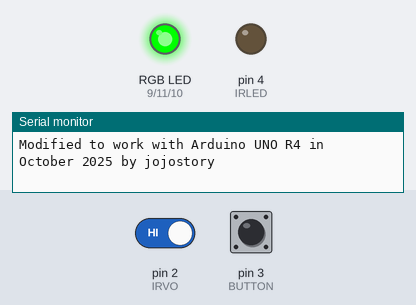
Simulated run of this sketch. Board: SparkFun Pro Micro, built with avr-gcc and run on an emulated ATmega32U4. On the bench: an RGB LED mixed from three pins (HIGH = lit), output pins drawn as LEDs (lit = HIGH), the last lines printed to the serial monitor. Dashed ring = blinking. The test bench sets the inputs (shaded band); at power-on: pin 3 (BUTTON) HIGH, pin 2 (IRVO) HIGH. Random numbers use the default seed unless the sketch sets one.

Above: at 1.2 s.
1.3 s: pin 3 (BUTTON) pulled LOW for 0.15 s
At 2.41 s:
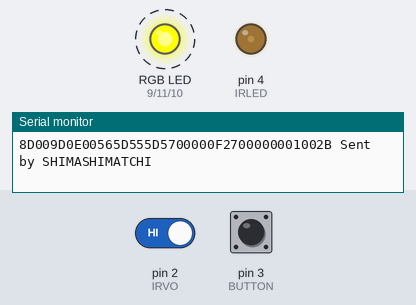
4.3 s: pin 3 (BUTTON) pulled LOW for 3.2 s
At 6.9 s:
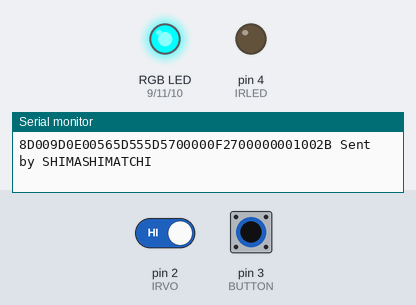
9.0 s: pin 2 (IRVO) driven LOW
12.0 s: pin 3 (BUTTON) pulled LOW for 1 s
At 13.55 s:
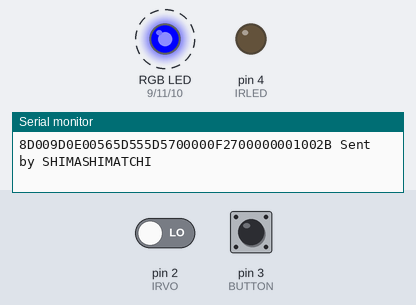
Timing chart, 0 to 16.0 s (numbered marks = the images above; inputs shaded):
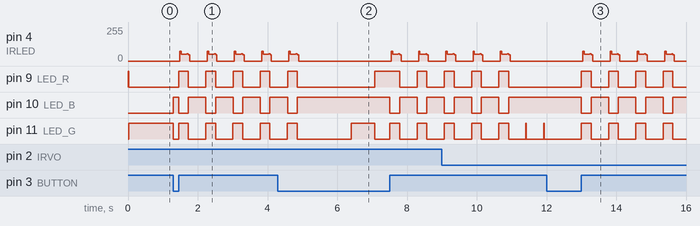

The sketch:

connectbuddy.ino
```cpp
/* TMGC+C Tamagotchi Plus color Connect buddy v1.04 August 2017 by Mr.Blinky
 *
 *  v1.00 first public release
 *  v1.01 added serial monitor suport
 *  v1.02 added RGB LED with common annode support
 *  v1.03 added P's support
 *  v1.04 added Arduino Pro Micro support
 *
 *  Functionality
 *  -------------
 *
 *  After powering up the RGB LED will turn green and waits for an IR
 *  connection attempt or a button press.
 *
 *  When an IR connection is initiated on the TMGC+C the connect buddy
 *  responds by sending the 1000 points data frame.
 *
 *  When the button is pressed on the connect buddy the RGB LED turns blue
 *  indicating play mode and waits for the button to be released.
 *  However if the button is hold down longer then half a second, marry mode
 *  becomes active and the RGB LED will alternately flash cyan and purple.
 *  to allow you to choose the gender of the next generation tamagotchi.
 *  Releasing the button on cyan will give you a boy and releasing on purple
 *  will give you a girl.
 *
 *  After releasing the button in any mode, data is send to the TMGC+C and
 *  the RGB LED changes color as following:
 *
 *  -Yellow when a data frame is send by the Arduino.
 *  -Blue when the Arduino is waiting to receive a data frame.
 *  -Cyan when the Arduino is receiving a data frame
 *
 * Each time you use the button mode the connect buddy identifies it self as
 * a different friend (1 out of 14) to help you fill your notebook with friends.
 *
 * Note:
 * When you try to marry a non adult tamagotchi. your tamagotchi will shake
 * his/her head and the connect buddy will briefly flash red to indicate the
 * mariage was unsuccessful.
 * You can still marry off your non adult tamagotchi by connecting a second time.
 *
 * Hardware setup using Arduino UNO (R3)
 * -------------------------------------
 *
 *   ______|
 *  /     A|____/\/\/\_____Digital pin 4 Active High
 * (       | (1K resistor)
 *  \_____C|_______________GND
 *   IR LED
 *
 *   Emits infrared light when pin is HIGH. Used to send
 *   data pulses to Tamagotchi.
 *     ____
 *    |    |
 *   _| OUT|_____Digital pin 2 Active Low
 *  / |    |
 * (  | GND|_____GND
 *  \_|    |
 *    | VSS|_____VCC
 *    |____|
 * 38KHz IR RECEIVER (TSOP4838 or other generic one)
 *
 * Receives infrared ligth pulses from the tamagotchi and decodes
 * them to logic LOW level. When there are no pulses detected the
 * output will remain HIGH
 *
 *   __________
 * _|   ____   |___ digital pin 3 active low
 *  |  /    \  |
 *  | |      | |
 *__|  \____/  |___ GND
 *  |__________|
 *  PUSH BUTTON (6x6mm tactile push button)
 *
 * used to send play and marry commands to the tamagotchi.
 * when the button is pressed it's output will be LOW. When the
 * button is released the connection is open and it is read HIGH
 * thanks to the pull-up feature of the input pins.
 *
 *   ______|
 *  /     R|____/\/\/\_____     Digital pin 9 Active High
 * |      C|____________________GND
 * |      G|____/\/\/\_______   Digital pin 11 Active High
 *  \_____B|____/\/\/\_____     Digital pin 10 Active High
 *         | (1K resistors)
 *  RGB LED (5mm, diffused, 4 pin, common cathode)
 *
 ******************************************************************
 * Start of code
 ******************************************************************/

//pins and ports
#define IRVO       2
#define IRLED      4

#define BUTTON     3

#define LED_G      11
#define LED_B      10
#define LED_R      9

//timeout thresholds
#define TH_TIMEOUT  3000
#define TH_STARTBIT 2000
#define TH_1BIT     1000
#define TH_0BIT      500

//button values
#define BM_PLAY       0
#define BM_MARRY_BOY  1
#define BM_MARRY_GIRL 2

// frame format:
#define FRAME_LEN  20
#define FD_VERSION 0x00
#define FD_TYPE    0x01
#define FD_UID_LO  0x02
#define FD_TAMAID  0x03
#define FD_UID_HI  0x04
#define FD_NAME    0x05
#define FD_NAME1   0x05
#define FD_NAME2   0x06
#define FD_NAME3   0x07
#define FD_NAME4   0x08
#define FD_NAME5   0x09
#define FD_HAPPY   0x0A
#define FD_DATA    0x0B
#define FD_CSUM    0x13

//frame types
#define FT_CONNECT 0x00
#define FT_PLAY    0x02
#define FT_MARRY   0x06
#define FT_POINTS  0x70
#define FT_CANCEL  0xFC

//tama data
#define MALE   0
#define FEMALE 1
#define BABY   1
#define CHILD  2
#define TEEN   3
#define ADULT  4
#define OLDIE  5

typedef struct {
  byte   gender;
  byte   stage;
  String name;
} tamaData;

#define MAX_TAMAS 31
const tamaData tamaDataTable[MAX_TAMAS] = {
  //  TamaID   Gender  Stage  Name
  { /* 0x00 */ MALE  , BABY , "KINOTCHI"               },
  { /* 0x01 */ FEMALE, BABY , "NOKOTCHI"               },
  { /* 0x02 */ MALE  , CHILD, "KURIBOTCHI"             },
  { /* 0x03 */ MALE  , CHILD, "AHIRUKUTCHI"            },
  { /* 0x04 */ FEMALE, CHILD, "SAKURAMOTCHI"           },
  { /* 0x05 */ FEMALE, CHILD, "MEMEPETCHI"             },
  { /* 0x06 */ MALE  , TEEN , "YOUNGMAMETCHI"          },
  { /* 0x07 */ MALE  , TEEN , "KIKITCHI"               },
  { /* 0x08 */ FEMALE, TEEN , "CHAMAMETCHI"            },
  { /* 0x09 */ FEMALE, TEEN , "ICHIGOTCHI"             },
  { /* 0x0A */ MALE  , ADULT, "MAMETCHI"               },
  { /* 0x0B */ MALE  , ADULT, "KUCHIPATCHI"            },
  { /* 0x0C */ MALE  , ADULT, "GOZARUTCHI"             },
  { /* 0x0D */ MALE  , ADULT, "KUROMAMETCHI"           },
  { /* 0x0E */ MALE  , ADULT, "SHIMASHIMATCHI"         },
  { /* 0x0F */ MALE  , ADULT, "NEMUTCHI"               },
  { /* 0x10 */ MALE  , ADULT, "OYAJITCHI"              },
  { /* 0x11 */ FEMALE, ADULT, "MEMETCHI"               },
  { /* 0x12 */ FEMALE, ADULT, "LOVEZUKINTCHI"          },
  { /* 0x13 */ FEMALE, ADULT, "MAROTCHI"               },
  { /* 0x14 */ FEMALE, ADULT, "VIOLETCHI"              },
  { /* 0x15 */ FEMALE, ADULT, "MAIDTCHI"               },
  { /* 0x16 */ FEMALE, ADULT, "MAKIKO"                 },
  { /* 0x17 */ FEMALE, ADULT, "GRIPPATCHI"             },
  { /* 0x18 */ MALE  , OLDIE, "OJITCHI"                },
  { /* 0x19 */ FEMALE, OLDIE, "OTOKITCHI"              },
  { /* 0x1A */ MALE  , ADULT, "male debug tamagotchi"  },
  { /* 0x1B */ MALE  , ADULT, "PATCHIMAN"              },
  { /* 0x1C */ MALE  , BABY , "KINOTCHI"               },
  { /* 0x1D */ FEMALE, BABY , "NOKOTCHI"               },
  { /* 0x1E */ FEMALE, ADULT, "female debug tamagotchi"},
};

//friend data
typedef struct {
  byte deviceID;
  byte tamaID;
} friendData;

#define MAX_FRIENDS 14
const friendData friendDataTable[MAX_FRIENDS] = {
  //DevID TamaID | gender << 6
  {0x51,  0x0A }, /* (-｡-) */
  {0x52,  0x0B }, /* (~｡~) */
  {0x53,  0x0C }, /* (…｡…) */
  {0x5B,  0x0D }, /* (・｡・) */
  {0x5D,  0x0E }, /* (?｡?) */
  {0x5F,  0x0F }, /* (◯｡◯)*/
  {0x60,  0x10 }, /* (☓｡☓) */
  {0x61,  0x51 }, /* (♥｡♥) */
  {0x62,  0x52 }, /* (☼｡☼) */
  {0x63,  0x53 }, /* (★｡★) */
  {0x64,  0x54 }, /* (@｡@) */
  {0x65,  0x55 }, /* (♪｡♪) */
  {0x66,  0x56 }, /* (╬｡╬) */
  {0x6B,  0x57 }  /* ($｡$) */
};

byte sendBuffer[FRAME_LEN];
byte receiveBuffer[FRAME_LEN];

byte friendNr;
byte buttonMode;
byte ignoreStage = false;

void version(){
  Serial.println("TMGC+C Connect Buddy v1.04 August 2017 by Mr.Blinky");
  Serial.println("Modified to work with Arduino UNO R4 in October 2025 by jojostory");
}

void led_off() {
  digitalWrite(LED_R, LOW);
  digitalWrite(LED_B, LOW);
  digitalWrite(LED_G, LOW);
}

void led_blue() {
  digitalWrite(LED_R, LOW);
  digitalWrite(LED_B, HIGH);
  digitalWrite(LED_G, LOW);
}

void led_red() {
  digitalWrite(LED_R, HIGH);
  digitalWrite(LED_B, LOW);
  digitalWrite(LED_G, LOW);
}

void led_magenta() {
  digitalWrite(LED_R, HIGH);
  digitalWrite(LED_B, HIGH);
  digitalWrite(LED_G, LOW);
}

void led_green() {
  digitalWrite(LED_R, LOW);
  digitalWrite(LED_B, LOW);
  digitalWrite(LED_G, HIGH);
}

void led_cyan() {
  digitalWrite(LED_R, LOW);
  digitalWrite(LED_B, HIGH);
  digitalWrite(LED_G, HIGH);
}

void led_yellow() {
  digitalWrite(LED_R, HIGH);
  digitalWrite(LED_B, LOW);
  digitalWrite(LED_G, HIGH);
}

void led_white() {
  digitalWrite(LED_R, HIGH);
  digitalWrite(LED_B, HIGH);
  digitalWrite(LED_G, HIGH);
}


byte receiveFrame() {
  led_blue();
  unsigned long duration;
  duration = pulseIn(IRVO,HIGH,500000);
  led_cyan();
  byte b = 0;
  byte checksum = 0;
  for (int j = 0; j < FRAME_LEN; j++) {
    checksum += b;
    for (int i = 0; i < 8; i++){
      b = b >> 1;
      duration = pulseIn(IRVO,HIGH,TH_TIMEOUT);
      if (duration < TH_0BIT) return false; // frame error
      if (duration >= TH_1BIT) b |= 0x80;
    }
    receiveBuffer[j] = b;
  }
  printFrame(receiveBuffer);
  Serial.print(" Received from ");
  byte id = receiveBuffer[FD_TAMAID] & 0x3F;
  if (id < MAX_TAMAS) Serial.println(tamaDataTable[id].name);
  else  Serial.println(id & 0x3F,HEX);
  if (b == checksum) return true;//success
  else return false; //checksum error
}

void IRpulses(int c) {
  for (int i=0; i < c; i++) {
    digitalWrite(IRLED, HIGH);
    delayMicroseconds(14); // original: 14
    digitalWrite(IRLED, LOW);
    delayMicroseconds(14); // original: 14
  }
}

void IRwaits(int c) {
  for (int i=0; i < c; i++) delayMicroseconds(14); // original: 14
}

void IRsendByte(byte b) {
  for (byte i=0; i < 8; i++) {
    IRpulses(18);
    if (b & (1 << i)) IRwaits(100);
    else IRwaits (54);
  }
}

void sendFrame() {
  led_yellow();
  byte checksum = 0;
  for (byte i=0 ;i < FRAME_LEN-1; i++) checksum += sendBuffer[i];
  sendBuffer[FRAME_LEN-1] = checksum;
  IRpulses(368); //start pulse
  IRwaits(184);
  for(byte i = 0; i < FRAME_LEN; i++) {
    IRsendByte(sendBuffer[i]);
  }
  IRpulses(46); // end pulse
  delay(1);
  printFrame(sendBuffer);
  Serial.print(" Sent by ");
  byte id = sendBuffer[FD_TAMAID] & 0x3F;
  if (id < MAX_TAMAS) Serial.println(tamaDataTable[id].name);
  else Serial.println(id & 0x3F,HEX);
}

byte sendReceiveFrame() {
  for (byte retries = 0; retries < 5; retries++) {
    sendFrame();
    if (receiveFrame()) return true;
  }
  return false;
}

void makeFrame(byte cmd, byte data) {
  sendBuffer[FD_VERSION] = 0x8D; //TMGC+C ID
  sendBuffer[FD_TYPE]    = cmd;
  sendBuffer[FD_UID_LO]  = 0x80 | (friendDataTable[friendNr].deviceID & 0x3F);
  sendBuffer[FD_TAMAID]  = friendDataTable[friendNr].tamaID;
  sendBuffer[FD_NAME1]   = 0x56;  // '('
  sendBuffer[FD_NAME2]   = friendDataTable[friendNr].deviceID;
  sendBuffer[FD_NAME3]   = 0x55;  // '｡'
  sendBuffer[FD_NAME4]   = friendDataTable[friendNr].deviceID;
  sendBuffer[FD_NAME5]   = 0x57;  // ')'
  sendBuffer[FD_DATA]    = data;
  for (int i = FD_DATA+1; i < FRAME_LEN-1; i++) sendBuffer[i] = 0;
  //For Tamagotchi P's Yume Kira Bag:
  sendBuffer[0x0C] = (9999 & 0xFF);
  sendBuffer[0x0D] = (9999 >> 8);
  sendBuffer[0x11] = 1;
}

void printFrame(byte *buffer) {
  for (int i = 0; i < FRAME_LEN; i++) {
    if (buffer[i] < 16) Serial.print('0');
    Serial.print(buffer[i],HEX);
  }
  //Serial.println();
}

void selectNextFriend() {
  friendNr++;
  if (friendNr >= MAX_FRIENDS) friendNr = 0;
  ignoreStage = false;
}

void setup() {
  randomSeed(analogRead(A0));
  pinMode(IRVO,INPUT);
  pinMode(BUTTON,INPUT_PULLUP);
  pinMode(IRLED,OUTPUT);
  pinMode(LED_R,OUTPUT);
  pinMode(LED_G,OUTPUT);
  pinMode(LED_B,OUTPUT);
  led_red();
  Serial.begin(115200);
  for (byte i = 0; i < 8; i++) { // allow max .8 seconds for serial to get ready
    if (Serial) break;
    delay (100);
  }
  version();
  friendNr = random(10);
}

void loop() {
  led_green();
  byte duration = 0;
  while (digitalRead(BUTTON) == HIGH) {
    if (digitalRead(IRVO) == LOW) {// IR leader pulse must be longer then 5msec
      duration++;
      if (duration >= 100) break;
    }
    else duration = 0;
    delayMicroseconds(50);
  }
  if (digitalRead(BUTTON) == LOW) {//Button down
    led_blue();
    delay(50);// button debounce delay
    byte buttonDown = 0;
    buttonMode = BM_PLAY;
    while (digitalRead(BUTTON) == LOW) {//wait for button released
      if      (buttonDown >= 231)  buttonDown = 99;
      else if (buttonDown >= 166) {buttonMode = BM_MARRY_GIRL; led_magenta();}
      else if (buttonDown >= 100) {buttonMode = BM_MARRY_BOY; led_cyan();}
      buttonDown++;
      delay(10);
    }
    makeFrame(FT_CONNECT,0);
    if (sendReceiveFrame()) {
      if (buttonMode == BM_PLAY) {
        if (receiveBuffer[0x10] == 0x38) makeFrame(FT_POINTS,1); //Tamagotchi P's give Yume Kira Bag points
        else makeFrame(FT_PLAY,0); //TMGC+C Connect Play
        if (sendReceiveFrame()) selectNextFriend();
      }
      else {
        byte marry = false;
        byte tama  = receiveBuffer[FD_TAMAID] & 0x3F;
        if (tama < MAX_TAMAS) marry = tamaDataTable[tama].stage == ADULT || ignoreStage; //only allow adults to marry unless its the 2nd attempt in a row
        if (marry) {
          makeFrame(FT_MARRY,buttonMode-1);
          if (sendReceiveFrame()) selectNextFriend();
        } else {
          makeFrame(FT_CANCEL,0);
          ignoreStage = sendReceiveFrame();
          for (byte i = 0; i < 6; i++) { //flash LED red for mariage not successful
            led_red(); delay(150);
            led_off(); delay(100);
          }
        }
      }
    }
  }
  else if (receiveFrame()) {
    delay(25);
    makeFrame(FT_POINTS,0);
    sendFrame();
  }
}
```

Measured:
- after the input at 1.3 s, pin 4 (IRLED): 0/255 → 72/255 after 0.19 s, then repeats every 0.78 s: 49/255 0.16 s, 55/255 0.04 s, 47/255 0.04 s, 0/255 0.50 s, 72/255 0.04 s; pin 9 (LED_R): alternates HIGH for 0.28 s and LOW for 0.50 s, starting after 0.15 s
- after the input at 12.0 s, pin 4 (IRLED): 0/255 → 72/255 after 1.0 s, then repeats every 0.78 s: 49/255 0.16 s, 55/255 0.04 s, 47/255 0.04 s, 0/255 0.50 s, 72/255 0.04 s; pin 9 (LED_R): alternates HIGH for 0.28 s and LOW for 0.50 s, starting after 1.0 s
